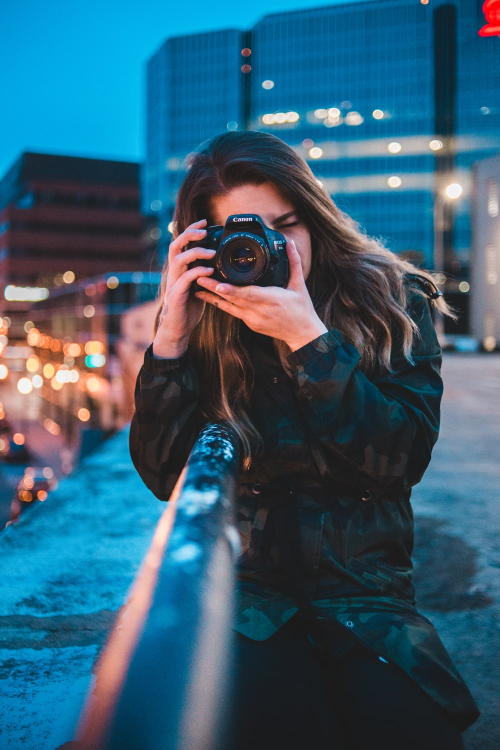
#> input picture Color Detection/pic.jfif, 1000 x 1500 px, given in place of the camera (shown at 1/2 size)
$ python 'İmageStack().py'
#> lines starting #> are read from the running program, lines starting #| are printed output that depends on the picture; after the words box and inside, x2 and y2 are one past the last pixel; in counts of white or black regions, pixels touching at a corner belong together
import cv2
import numpy as np

frameWidth = 640
frameHeight = 480
cap = cv2.VideoCapture(0)
cap.set(3, frameWidth)
cap.set(4, frameHeight)

def stackImages(imgArray,scale,lables=[]):
    sizeW= imgArray[0][0].shape[1]
    sizeH = imgArray[0][0].shape[0]
    rows = len(imgArray)
    cols = len(imgArray[0])
    rowsAvailable = isinstance(imgArray[0], list)
    width = imgArray[0][0].shape[1]
    height = imgArray[0][0].shape[0]
    if rowsAvailable:
        for x in range ( 0, rows):
            for y in range(0, cols):
                imgArray[x][y] = cv2.resize(imgArray[x][y], (sizeW, sizeH), None, scale, scale)
                if len(imgArray[x][y].shape) == 2: imgArray[x][y]= cv2.cvtColor( imgArray[x][y], cv2.COLOR_GRAY2BGR)
        imageBlank = np.zeros((height, width, 3), np.uint8)
        hor = [imageBlank]*rows
        hor_con = [imageBlank]*rows
        for x in range(0, rows):
            hor[x] = np.hstack(imgArray[x])
            hor_con[x] = np.concatenate(imgArray[x])
        ver = np.vstack(hor)
        ver_con = np.concatenate(hor)
    else:
        for x in range(0, rows):
            imgArray[x] = cv2.resize(imgArray[x], (sizeW, sizeH), None, scale, scale)
            if len(imgArray[x].shape) == 2: imgArray[x] = cv2.cvtColor(imgArray[x], cv2.COLOR_GRAY2BGR)
        hor= np.hstack(imgArray)
        hor_con= np.concatenate(imgArray)
        ver = hor
    if len(lables) != 0:
        eachImgWidth= int(ver.shape[1] / cols)
        eachImgHeight = int(ver.shape[0] / rows)
        print(eachImgHeight)
        for d in range(0, rows):
            for c in range (0,cols):
                cv2.rectangle(ver,(c*eachImgWidth,eachImgHeight*d),(c*eachImgWidth+len(lables[d][c])*13+27,30+eachImgHeight*d),(255,255,255),cv2.FILLED)
                cv2.putText(ver,lables[d][c],(eachImgWidth*c+10,eachImgHeight*d+20),cv2.FONT_HERSHEY_COMPLEX,0.7,(255,0,255),2)
    return ver

while True:
    success, img = cap.read()
#> img is the input picture: shape (1500, 1000, 3); mean B, G, R 112.8, 92.2, 52.7
    kernel = np.ones((5,5),np.uint8)
    print(kernel)
    #path = "Resources/lena.png"
    #img =  cv2.imread(path)
    imgGray = cv2.cvtColor(img,cv2.COLOR_BGR2GRAY)
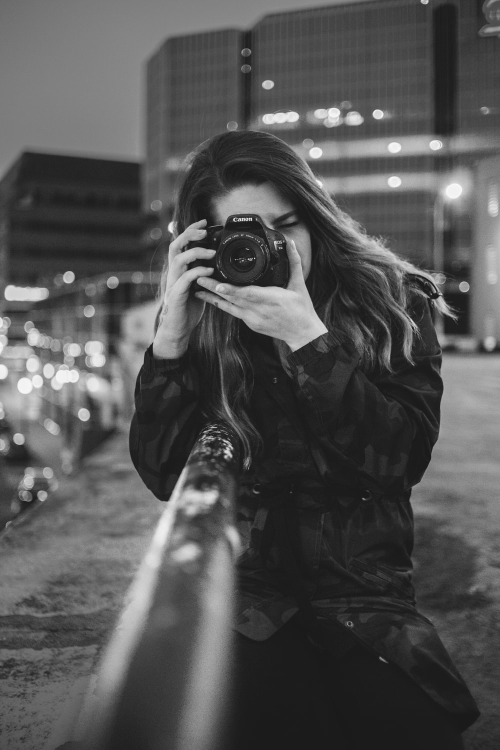
#> imgGray: shape (1500, 1000) (shown at 1/2 size); min 3, max 253, mean 82.7
    imgBlur = cv2.GaussianBlur(imgGray,(7,7),0)
    imgCanny = cv2.Canny(imgBlur,100,200)
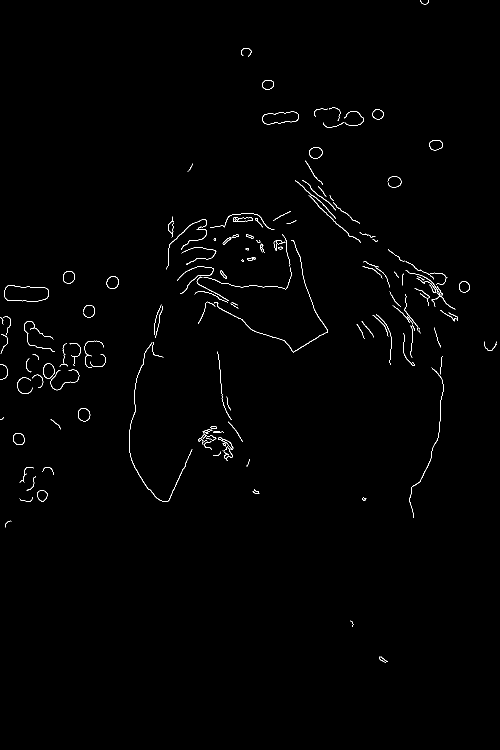
#> imgCanny: shape (1500, 1000) (shown at 1/2 size); 0.71% white in thin lines or dots, all inside (x1, y1, x2, y2) = (0, 0, 993, 1326)
    imgDilation = cv2.dilate(imgCanny,kernel , iterations = 2)
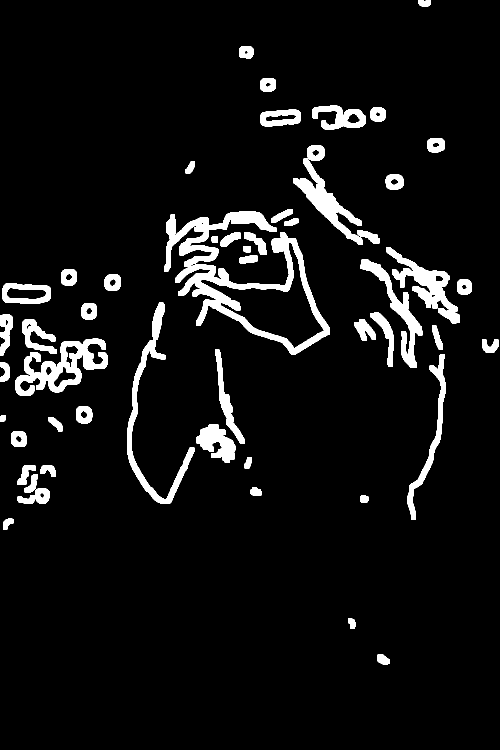
#> imgDilation: shape (1500, 1000) (shown at 1/2 size); 6.6% white; 53 white regions, largest, box (x1, y1, x2, y2) and area: (328, 423, 660, 709) 22256, (30, 677, 216, 792) 8363, (254, 605, 389, 1008) 7047
    imgEroded = cv2.erode(imgDilation,kernel,iterations=2)
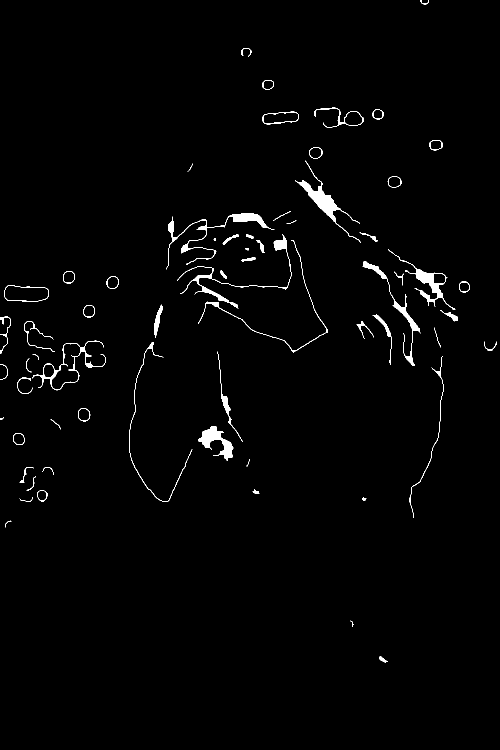
#> imgEroded: shape (1500, 1000) (shown at 1/2 size); 1.4% white; 64 white regions (3 under 20 px), largest, box (x1, y1, x2, y2) and area: (590, 321, 722, 486) 2325, (332, 427, 549, 539) 2161, (396, 852, 467, 922) 1812

    #imgBlank = np.zeros((200,200),np.uint8)
    StackedImages = stackImages(([img,imgGray,imgBlur],
                                   [imgCanny,imgDilation,imgEroded]),0.6)
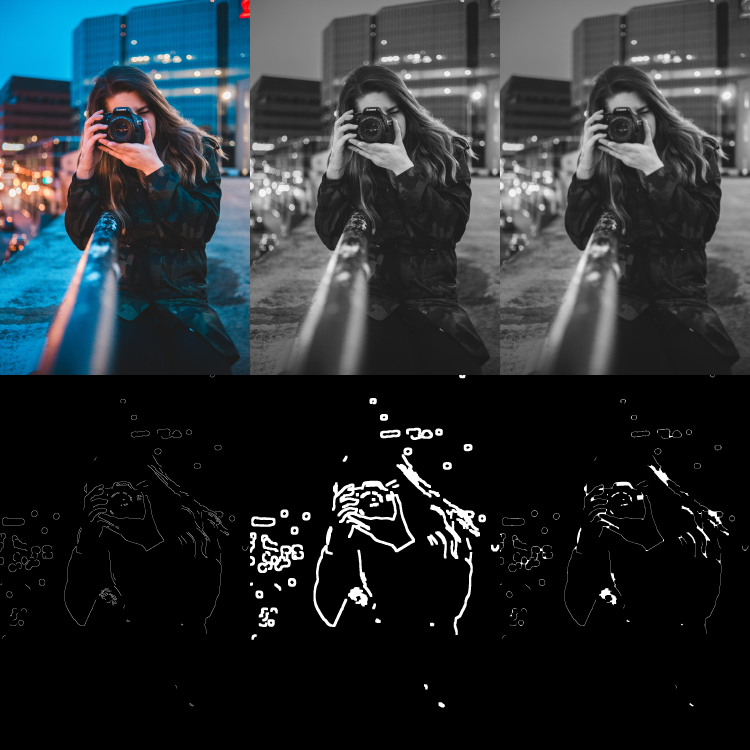
#> StackedImages: shape (3000, 3000, 3) (shown at 1/4 size); mean B, G, R 50.1, 46.6, 40.1
    cv2.imshow("Staked Images", StackedImages)
    if cv2.waitKey(1) & 0xFF == ord('q'):
#> (key q is pressed here)
        break


# [15 lines of commented-out code are left out]

$ run again, on Color Detection/Stack.jfif
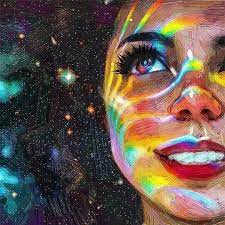
#> input picture Color Detection/Stack.jfif, 225 x 225 px, given in place of the camera
#> img is the input picture: shape (225, 225, 3); mean B, G, R 75.7, 84.5, 101.8
#> `imgCanny = cv2.Canny(imgBlur,100,200)`:
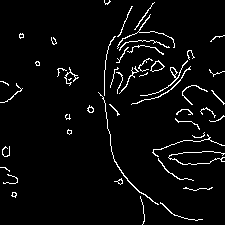
#> imgCanny: shape (225, 225); 4.1% white in thin lines or dots
#> imgDilation: shape (225, 225); 34.9% white; 14 white regions, largest, box (x1, y1, x2, y2) and area: (94, 0, 225, 225) 13858, (0, 163, 22, 202) 635, (53, 63, 83, 90) 607
#> imgEroded: shape (225, 225); 11.3% white; 14 white regions, largest, box (x1, y1, x2, y2) and area: (98, 0, 225, 225) 4858, (57, 67, 79, 86) 215, (0, 167, 18, 198) 183
#> `StackedImages = stackImages(([img,imgGray,imgBlur], [imgCanny,imgDilat..`:
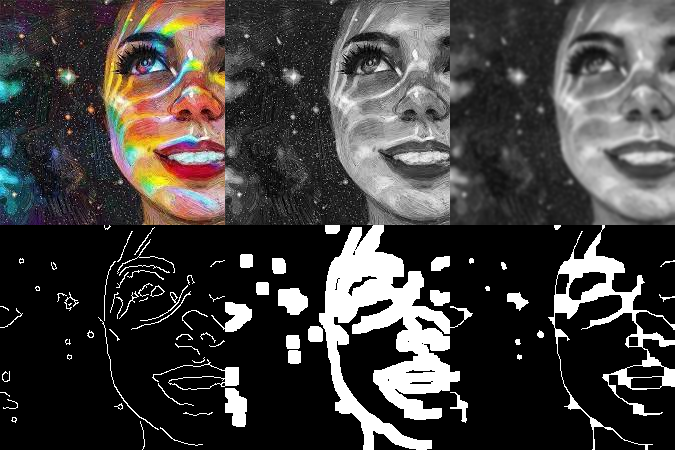
#> StackedImages: shape (450, 675, 3); mean B, G, R 63.5, 65, 67.9
